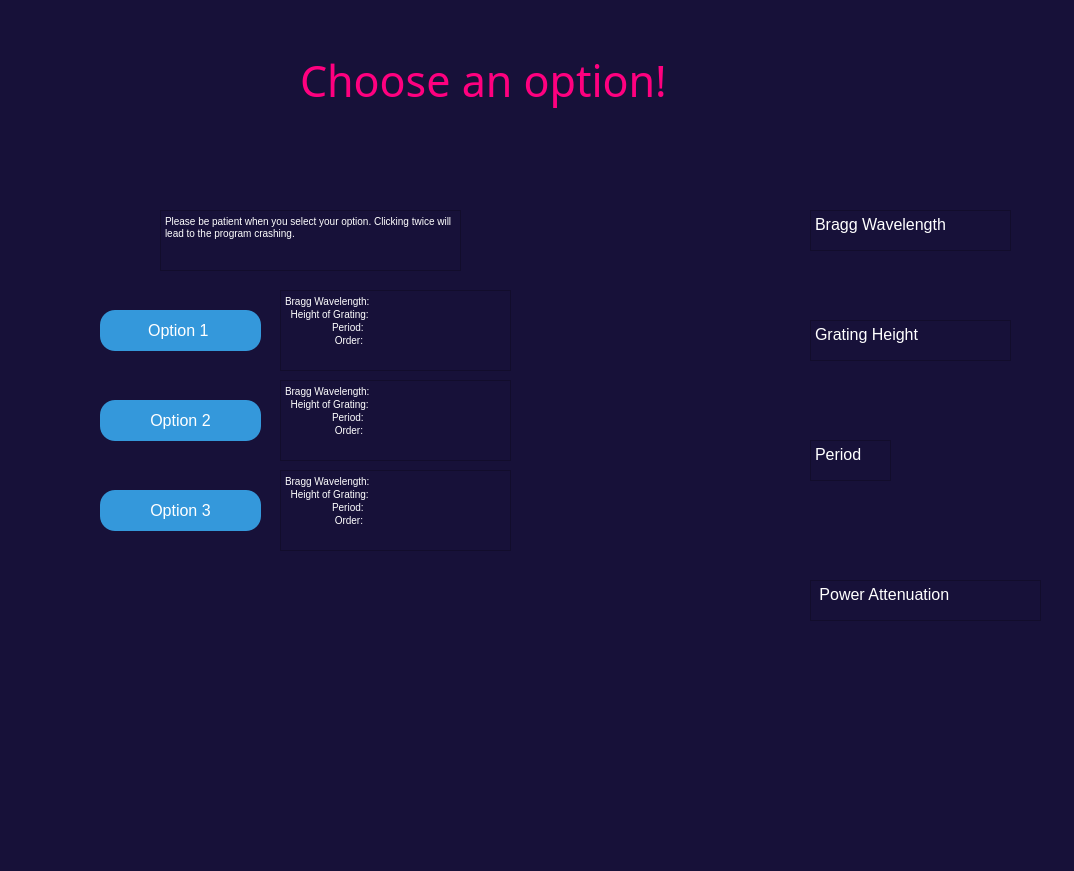
<?xml version="1.0" encoding="UTF-8"?>
<ui version="4.0">
 <class>Form</class>
 <widget class="QWidget" name="Form">
  <property name="geometry">
   <rect>
    <x>0</x>
    <y>0</y>
    <width>1074</width>
    <height>871</height>
   </rect>
  </property>
  <property name="windowTitle">
   <string>Form</string>
  </property>
  <property name="styleSheet">
   <string notr="true">QWidget{

background-color:rgb(23, 17, 57)
}</string>
  </property>
  <widget class="QPushButton" name="pushButton">
   <property name="geometry">
    <rect>
     <x>100</x>
     <y>400</y>
     <width>161</width>
     <height>41</height>
    </rect>
   </property>
   <property name="font">
    <font>
     <pointsize>12</pointsize>
    </font>
   </property>
   <property name="styleSheet">
    <string notr="true">QPushButton {
    background-color: #3498db; /* Blue background color */
    color: #ffffff; /* White text color */
    border-radius: 15px; /* Rounded corners */
    padding: 10px; /* Padding around the content */
    width: 100px; /* Set a specific width */
    height: 40px; /* Set a specific height */
}</string>
   </property>
   <property name="text">
    <string>Option 2</string>
   </property>
  </widget>
  <widget class="QPushButton" name="pushButton_2">
   <property name="geometry">
    <rect>
     <x>100</x>
     <y>490</y>
     <width>161</width>
     <height>41</height>
    </rect>
   </property>
   <property name="font">
    <font>
     <pointsize>12</pointsize>
    </font>
   </property>
   <property name="styleSheet">
    <string notr="true">QPushButton {
    background-color: #3498db; /* Blue background color */
    color: #ffffff; /* White text color */
    border-radius: 15px; /* Rounded corners */
    padding: 10px; /* Padding around the content */
    width: 100px; /* Set a specific width */
    height: 40px; /* Set a specific height */
}</string>
   </property>
   <property name="text">
    <string>Option 3</string>
   </property>
  </widget>
  <widget class="QPushButton" name="pushButton_3">
   <property name="geometry">
    <rect>
     <x>100</x>
     <y>310</y>
     <width>161</width>
     <height>41</height>
    </rect>
   </property>
   <property name="font">
    <font>
     <pointsize>12</pointsize>
    </font>
   </property>
   <property name="styleSheet">
    <string notr="true">QPushButton {
    background-color: #3498db; /* Blue background color */
    color: #ffffff; /* White text color */
    border-radius: 15px; /* Rounded corners */
    padding: 10px; /* Padding around the content */
    width: 100px; /* Set a specific width */
    height: 40px; /* Set a specific height */
}</string>
   </property>
   <property name="text">
    <string>Option 1 </string>
   </property>
  </widget>
  <widget class="QLabel" name="label_2">
   <property name="geometry">
    <rect>
     <x>300</x>
     <y>50</y>
     <width>451</width>
     <height>61</height>
    </rect>
   </property>
   <property name="font">
    <font>
     <family>STCaiyun</family>
     <pointsize>32</pointsize>
    </font>
   </property>
   <property name="styleSheet">
    <string notr="true">QLabel{
color:rgb(255, 0, 127)
}</string>
   </property>
   <property name="text">
    <string>Choose an option!</string>
   </property>
  </widget>
  <widget class="QLabel" name="label_7">
   <property name="geometry">
    <rect>
     <x>560</x>
     <y>120</y>
     <width>221</width>
     <height>141</height>
    </rect>
   </property>
   <property name="text">
    <string/>
   </property>
   <property name="pixmap">
    <pixmap>braggspacing.jpg</pixmap>
   </property>
   <property name="scaledContents">
    <bool>true</bool>
   </property>
  </widget>
  <widget class="QLabel" name="label_8">
   <property name="geometry">
    <rect>
     <x>540</x>
     <y>380</y>
     <width>281</width>
     <height>121</height>
    </rect>
   </property>
   <property name="text">
    <string/>
   </property>
   <property name="pixmap">
    <pixmap>length.jpg</pixmap>
   </property>
   <property name="scaledContents">
    <bool>true</bool>
   </property>
  </widget>
  <widget class="QLabel" name="label_9">
   <property name="geometry">
    <rect>
     <x>520</x>
     <y>260</y>
     <width>311</width>
     <height>121</height>
    </rect>
   </property>
   <property name="text">
    <string/>
   </property>
   <property name="pixmap">
    <pixmap>height.jpg</pixmap>
   </property>
   <property name="scaledContents">
    <bool>true</bool>
   </property>
  </widget>
  <widget class="QLabel" name="label_11">
   <property name="geometry">
    <rect>
     <x>150</x>
     <y>640</y>
     <width>671</width>
     <height>191</height>
    </rect>
   </property>
   <property name="text">
    <string/>
   </property>
   <property name="pixmap">
    <pixmap>order.jpg</pixmap>
   </property>
   <property name="scaledContents">
    <bool>true</bool>
   </property>
  </widget>
  <widget class="QLabel" name="label_10">
   <property name="geometry">
    <rect>
     <x>540</x>
     <y>510</y>
     <width>281</width>
     <height>121</height>
    </rect>
   </property>
   <property name="text">
    <string/>
   </property>
   <property name="pixmap">
    <pixmap>power.jpg</pixmap>
   </property>
   <property name="scaledContents">
    <bool>true</bool>
   </property>
  </widget>
  <widget class="QTextEdit" name="textEdit_4">
   <property name="geometry">
    <rect>
     <x>160</x>
     <y>210</y>
     <width>301</width>
     <height>61</height>
    </rect>
   </property>
   <property name="styleSheet">
    <string notr="true">QTextEdit{
color: white;
}</string>
   </property>
   <property name="html">
    <string>&lt;!DOCTYPE HTML PUBLIC &quot;-//W3C//DTD HTML 4.0//EN&quot; &quot;http://www.w3.org/TR/REC-html40/strict.dtd&quot;&gt;
&lt;html&gt;&lt;head&gt;&lt;meta name=&quot;qrichtext&quot; content=&quot;1&quot; /&gt;&lt;style type=&quot;text/css&quot;&gt;
p, li { white-space: pre-wrap; }
&lt;/style&gt;&lt;/head&gt;&lt;body style=&quot; font-family:'MS Shell Dlg 2'; font-size:7.8pt; font-weight:400; font-style:normal;&quot;&gt;
&lt;p style=&quot; margin-top:0px; margin-bottom:0px; margin-left:0px; margin-right:0px; -qt-block-indent:0; text-indent:0px;&quot;&gt;Please be patient when you select your option. Clicking twice will lead to the program crashing.&lt;/p&gt;&lt;/body&gt;&lt;/html&gt;</string>
   </property>
  </widget>
  <widget class="QPlainTextEdit" name="plainTextEdit">
   <property name="geometry">
    <rect>
     <x>810</x>
     <y>210</y>
     <width>201</width>
     <height>41</height>
    </rect>
   </property>
   <property name="font">
    <font>
     <pointsize>12</pointsize>
    </font>
   </property>
   <property name="styleSheet">
    <string notr="true">QPlainTextEdit {
    color: white;
}</string>
   </property>
   <property name="plainText">
    <string>Bragg Wavelength</string>
   </property>
  </widget>
  <widget class="QPlainTextEdit" name="plainTextEdit_2">
   <property name="geometry">
    <rect>
     <x>810</x>
     <y>320</y>
     <width>201</width>
     <height>41</height>
    </rect>
   </property>
   <property name="font">
    <font>
     <pointsize>12</pointsize>
    </font>
   </property>
   <property name="styleSheet">
    <string notr="true">QPlainTextEdit {
    color: white;
}</string>
   </property>
   <property name="plainText">
    <string>Grating Height</string>
   </property>
  </widget>
  <widget class="QPlainTextEdit" name="plainTextEdit_3">
   <property name="geometry">
    <rect>
     <x>810</x>
     <y>440</y>
     <width>81</width>
     <height>41</height>
    </rect>
   </property>
   <property name="font">
    <font>
     <pointsize>12</pointsize>
    </font>
   </property>
   <property name="styleSheet">
    <string notr="true">QPlainTextEdit {
    color: white;
}</string>
   </property>
   <property name="plainText">
    <string>Period</string>
   </property>
  </widget>
  <widget class="QPlainTextEdit" name="plainTextEdit_4">
   <property name="geometry">
    <rect>
     <x>810</x>
     <y>580</y>
     <width>231</width>
     <height>41</height>
    </rect>
   </property>
   <property name="font">
    <font>
     <pointsize>12</pointsize>
    </font>
   </property>
   <property name="styleSheet">
    <string notr="true">QPlainTextEdit {
    color: white;
}</string>
   </property>
   <property name="plainText">
    <string> Power Attenuation</string>
   </property>
  </widget>
  <widget class="QTextEdit" name="textEdit_2">
   <property name="geometry">
    <rect>
     <x>280</x>
     <y>380</y>
     <width>231</width>
     <height>81</height>
    </rect>
   </property>
   <property name="font">
    <font>
     <pointsize>12</pointsize>
    </font>
   </property>
   <property name="styleSheet">
    <string notr="true">QTextEdit {
    color: white;
}</string>
   </property>
   <property name="html">
    <string>&lt;!DOCTYPE HTML PUBLIC &quot;-//W3C//DTD HTML 4.0//EN&quot; &quot;http://www.w3.org/TR/REC-html40/strict.dtd&quot;&gt;
&lt;html&gt;&lt;head&gt;&lt;meta name=&quot;qrichtext&quot; content=&quot;1&quot; /&gt;&lt;style type=&quot;text/css&quot;&gt;
p, li { white-space: pre-wrap; }
&lt;/style&gt;&lt;/head&gt;&lt;body style=&quot; font-family:'MS Shell Dlg 2'; font-size:12pt; font-weight:400; font-style:normal;&quot;&gt;
&lt;p style=&quot; margin-top:0px; margin-bottom:0px; margin-left:0px; margin-right:0px; -qt-block-indent:0; text-indent:0px;&quot;&gt;&lt;span style=&quot; font-size:7.8pt;&quot;&gt;Bragg Wavelength:&lt;/span&gt;&lt;/p&gt;
&lt;p style=&quot; margin-top:0px; margin-bottom:0px; margin-left:0px; margin-right:0px; -qt-block-indent:0; text-indent:0px;&quot;&gt;&lt;span style=&quot; font-size:7.8pt;&quot;&gt;  Height of Grating:&lt;/span&gt;&lt;/p&gt;
&lt;p style=&quot; margin-top:0px; margin-bottom:0px; margin-left:0px; margin-right:0px; -qt-block-indent:0; text-indent:0px;&quot;&gt;&lt;span style=&quot; font-size:7.8pt;&quot;&gt;                 Period:&lt;/span&gt;&lt;/p&gt;
&lt;p style=&quot; margin-top:0px; margin-bottom:0px; margin-left:0px; margin-right:0px; -qt-block-indent:0; text-indent:0px;&quot;&gt;&lt;span style=&quot; font-size:7.8pt;&quot;&gt;                  Order:&lt;/span&gt;&lt;/p&gt;&lt;/body&gt;&lt;/html&gt;</string>
   </property>
  </widget>
  <widget class="QTextEdit" name="textEdit_3">
   <property name="geometry">
    <rect>
     <x>280</x>
     <y>290</y>
     <width>231</width>
     <height>81</height>
    </rect>
   </property>
   <property name="font">
    <font>
     <pointsize>12</pointsize>
    </font>
   </property>
   <property name="styleSheet">
    <string notr="true">QTextEdit {
    color: white;
}</string>
   </property>
   <property name="html">
    <string>&lt;!DOCTYPE HTML PUBLIC &quot;-//W3C//DTD HTML 4.0//EN&quot; &quot;http://www.w3.org/TR/REC-html40/strict.dtd&quot;&gt;
&lt;html&gt;&lt;head&gt;&lt;meta name=&quot;qrichtext&quot; content=&quot;1&quot; /&gt;&lt;style type=&quot;text/css&quot;&gt;
p, li { white-space: pre-wrap; }
&lt;/style&gt;&lt;/head&gt;&lt;body style=&quot; font-family:'MS Shell Dlg 2'; font-size:12pt; font-weight:400; font-style:normal;&quot;&gt;
&lt;p style=&quot; margin-top:0px; margin-bottom:0px; margin-left:0px; margin-right:0px; -qt-block-indent:0; text-indent:0px;&quot;&gt;&lt;span style=&quot; font-size:7.8pt;&quot;&gt;Bragg Wavelength:&lt;/span&gt;&lt;/p&gt;
&lt;p style=&quot; margin-top:0px; margin-bottom:0px; margin-left:0px; margin-right:0px; -qt-block-indent:0; text-indent:0px;&quot;&gt;&lt;span style=&quot; font-size:7.8pt;&quot;&gt;  Height of Grating:&lt;/span&gt;&lt;/p&gt;
&lt;p style=&quot; margin-top:0px; margin-bottom:0px; margin-left:0px; margin-right:0px; -qt-block-indent:0; text-indent:0px;&quot;&gt;&lt;span style=&quot; font-size:7.8pt;&quot;&gt;                 Period:&lt;/span&gt;&lt;/p&gt;
&lt;p style=&quot; margin-top:0px; margin-bottom:0px; margin-left:0px; margin-right:0px; -qt-block-indent:0; text-indent:0px;&quot;&gt;&lt;span style=&quot; font-size:7.8pt;&quot;&gt;                  Order:&lt;/span&gt;&lt;/p&gt;&lt;/body&gt;&lt;/html&gt;</string>
   </property>
  </widget>
  <widget class="QTextEdit" name="textEdit_5">
   <property name="geometry">
    <rect>
     <x>280</x>
     <y>470</y>
     <width>231</width>
     <height>81</height>
    </rect>
   </property>
   <property name="font">
    <font>
     <pointsize>12</pointsize>
    </font>
   </property>
   <property name="styleSheet">
    <string notr="true">QTextEdit {
    color: white;
}</string>
   </property>
   <property name="html">
    <string>&lt;!DOCTYPE HTML PUBLIC &quot;-//W3C//DTD HTML 4.0//EN&quot; &quot;http://www.w3.org/TR/REC-html40/strict.dtd&quot;&gt;
&lt;html&gt;&lt;head&gt;&lt;meta name=&quot;qrichtext&quot; content=&quot;1&quot; /&gt;&lt;style type=&quot;text/css&quot;&gt;
p, li { white-space: pre-wrap; }
&lt;/style&gt;&lt;/head&gt;&lt;body style=&quot; font-family:'MS Shell Dlg 2'; font-size:12pt; font-weight:400; font-style:normal;&quot;&gt;
&lt;p style=&quot; margin-top:0px; margin-bottom:0px; margin-left:0px; margin-right:0px; -qt-block-indent:0; text-indent:0px;&quot;&gt;&lt;span style=&quot; font-size:7.8pt;&quot;&gt;Bragg Wavelength:&lt;/span&gt;&lt;/p&gt;
&lt;p style=&quot; margin-top:0px; margin-bottom:0px; margin-left:0px; margin-right:0px; -qt-block-indent:0; text-indent:0px;&quot;&gt;&lt;span style=&quot; font-size:7.8pt;&quot;&gt;  Height of Grating:&lt;/span&gt;&lt;/p&gt;
&lt;p style=&quot; margin-top:0px; margin-bottom:0px; margin-left:0px; margin-right:0px; -qt-block-indent:0; text-indent:0px;&quot;&gt;&lt;span style=&quot; font-size:7.8pt;&quot;&gt;                 Period:&lt;/span&gt;&lt;/p&gt;
&lt;p style=&quot; margin-top:0px; margin-bottom:0px; margin-left:0px; margin-right:0px; -qt-block-indent:0; text-indent:0px;&quot;&gt;&lt;span style=&quot; font-size:7.8pt;&quot;&gt;                  Order:&lt;/span&gt;&lt;/p&gt;&lt;/body&gt;&lt;/html&gt;</string>
   </property>
  </widget>
 </widget>
 <resources>
  <include location="Pictures/basicgating.qrc"/>
  <include location="Pictures/orderbasuc.qrc"/>
  <include location="Pictures/basicp.qrc"/>
  <include location="Pictures/basicl.qrc"/>
  <include location="Pictures/basicheight.qrc"/>
 </resources>
 <connections/>
</ui>
